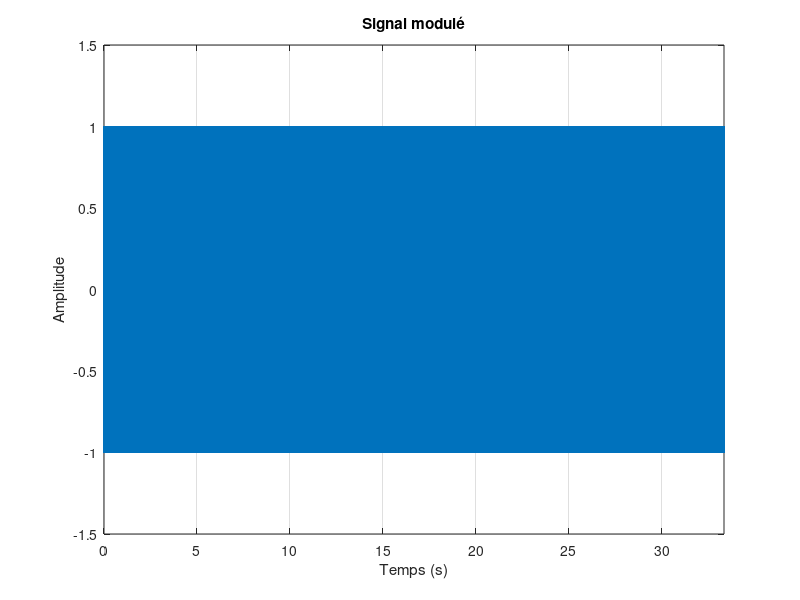
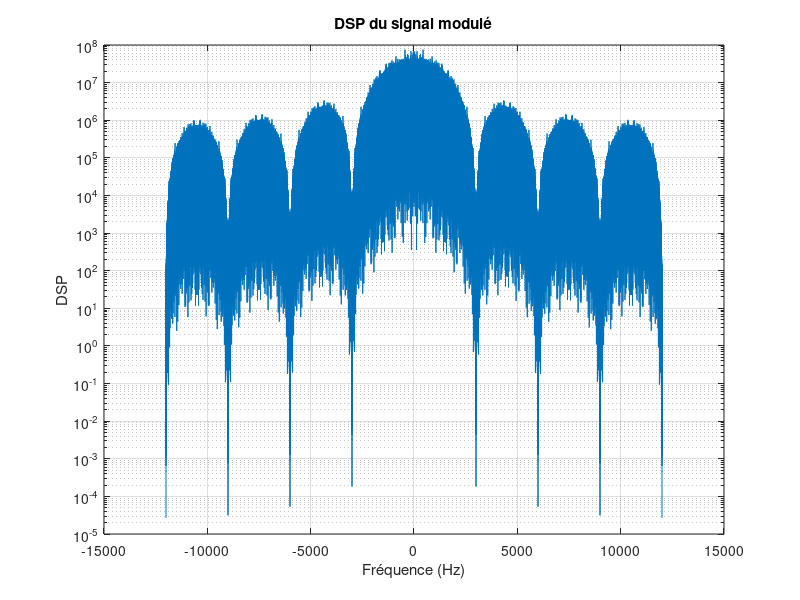
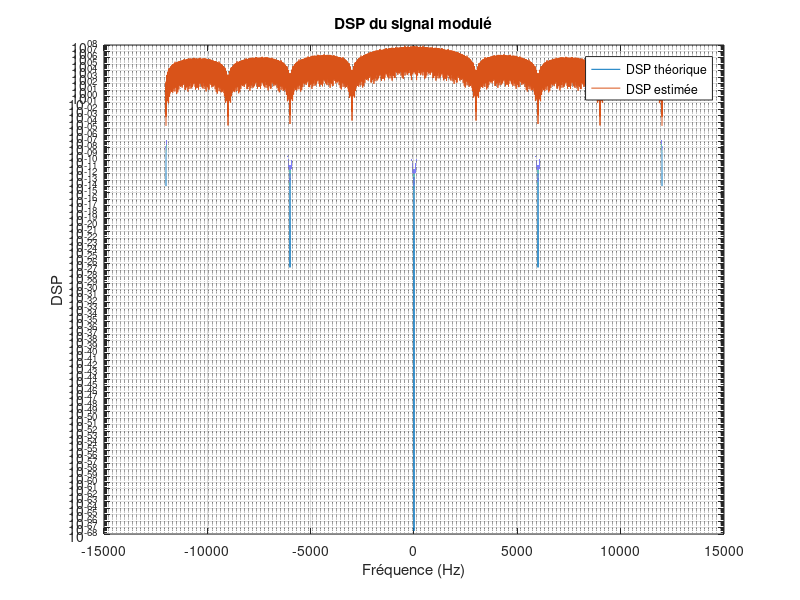

Recreate these plots in MATLAB, in order. (Note: this script raises an error after producing the figures.)
% Etude de modulateurs bande de base

clear;
close all;
clc;

% Les paramètres

Fe = 24000; % Fréquence d'échantillonnage
Rb = 3000; % Débit binaire
Tb = 1/Rb; % Période d'échantillonnage
Te = 1/Fe; % Période d'échantillonnage
N = 100000; % Nombre de bits
Rs = 1/Tb; % Fréquence de symbole
bits = randi([0 1],1,N); % Génération de N bits aléatoires
Ts = 1/Rs; % Période de symbole
Ns = Ts/Te; % Nombre d'échantillons par symbole

%% Modulateur 1 :

% Mapping
symboles1 = 2*bits-1;

% Sur-échantillonnage
signal_sur_echantillonne1 = kron(symboles1,[1, zeros(1,Ns-1)]);

% Vecteur temps
temps1 = 0:Te:(length(signal_sur_echantillonne1)-1)*Te;

% Filtrage
h1 = ones(1,Ns);
x1 = filter(h1,1,signal_sur_echantillonne1);

figure;
plot(temps1,x1);
title('Signal modulé');
xlabel('Temps (s)');
ylabel('Amplitude');
axis([0 N*Tb -1.5 1.5]);
grid on;

% Densité spectrale de puissance
figure;
% DSP = pwelch(x,[],[],[],Fe); (Marche mal)
NFFT1 = 2^nextpow2(length(x1));
DSP1 = abs(fft(x1,NFFT1)).^2;
f = linspace(-Fe/2,Fe/2,length(DSP1));
semilogy(f,fftshift(DSP1));
title('DSP du signal modulé');
xlabel('Fréquence (Hz)');
ylabel('DSP');
grid on;

% Tracés superposes sur une mˆeme figure de la DSP estim ́ee du signal g ́en ́er ́e et de sa DSP th ́eorique.
figure;
% DSP_th1 = (1/Tb)*rectpuls(f,Tb);
DSP_th1 = (Ts*(sin(pi*f*Ts/2)).^4)./((pi*f*Ts/2).^2);
semilogy(f,fftshift(DSP_th1));
hold on;
semilogy(f,fftshift(DSP1));
title('DSP du signal modulé');
xlabel('Fréquence (Hz)');
ylabel('DSP');
legend('DSP théorique','DSP estimée');
grid on;

%% Modulateur 2 :

% Les symboles
LesSymboles = [-3 -1 3 1];

% Mapping 4-aires
symboles2 = LesSymboles*(1+bi2de(reshape(bits,2,N/2).','left-msb'));

% Sur-échantillonnage
signal_sur_echantillonne2 = kron(symboles2,[1, zeros(1,Ns-1)]);

% Vecteur temps
temps2 = 0:Te:(length(signal_sur_echantillonne2)-1)*Te;

% Filtrage
h2 = ones(1,Ns);
x2 = filter(h2,1,signal_sur_echantillonne2);

figure;
plot(temps2,x2);
title('Signal modulé');
xlabel('Temps (s)');
ylabel('Amplitude');
axis([0 N*Tb -1.5 1.5]);
grid on;

% Densité spectrale de puissance
figure;
% DSP2 = pwelch(x2,[],[],[],Fe); (Marche mal)
NFFT2 = 2^nextpow2(length(x2));
DSP2 = abs(fft(x2,NFFT2)).^2;
f = linspace(-Fe/2,Fe/2,length(DSP2));
semilogy(f,fftshift(DSP2));
title('DSP du signal modulé');
xlabel('Fréquence (Hz)');
ylabel('DSP');
grid on;

% Tracés superposes sur une mˆeme figure de la DSP estim ́ee du signal g ́en ́er ́e et de sa DSP th ́eorique.
figure;
% DSP_th2 = (1/Tb)*rectpuls(f,Tb);
DSP_th2 = (Ts*(sin(pi*f*Ts/2)).^4)./((pi*f*Ts/2).^2);
semilogy(f,fftshift(DSP_th2));
hold on;
semilogy(f,fftshift(DSP2));
title('DSP du signal modulé');
xlabel('Fréquence (Hz)');
ylabel('DSP');
legend('DSP théorique','DSP estimée');
grid on;

%% Modulateur 3 :

% Facteur de suréchantillonnage
alpha = 0.5;

% Mapping
symboles3 = 2*bits - 1;

% Sur-échantillonnage
signal_sur_echantillonne3 = kron(symboles3,[1, zeros(1,Ns-1)]);

% Vecteur temps
temps3 = 0:Te:(length(signal_sur_echantillonne3)-1)*Te;

% Filtrage
h3 = rcosdesign(alpha,8,Ns,'sqrt');
x3 = filter(h3,1,signal_sur_echantillonne3);

figure;
plot(temps3,x3);
title('Signal modulé');
xlabel('Temps (s)');
ylabel('Amplitude');
axis([0 N*Tb -1.5 1.5]);
grid on;

% Densité spectrale de puissance
figure;
% DSP3 = pwelch(x3,[],[],[],Fe); (Marche mal)
NFFT3 = 2^nextpow2(length(x3));
DSP3 = abs(fft(x3,NFFT3)).^2;
f = linspace(-Fe/2,Fe/2,length(DSP3));
semilogy(f,fftshift(DSP));
title('DSP du signal modulé');
xlabel('Fréquence (Hz)');
ylabel('DSP');
grid on;

% Traces superposes sur une meme figure de la DSP estim ́ee du signal g ́en ́er ́e et de sa DSP th ́eorique.
F_limite_1 = (1-alpha)/2*Ts;
F_limite_2 = (1+alpha)/2*Ts;
DSP_th = zeros(1,length(f));
variance_symbole_emis = 1;
DSP_th(abs(f) <= F_limite_1) = variance_symbole_emis;
DSP_th(F_limite_1 <= abs(f) & abs(f) <= F_limite_2) = variance_symbole_emis/2 * (1 + cos(pi*Ts/alpha*abs(f(F_limite_1 <= abs(f) & abs(f) <= F_limite_2))) - F_limite_1);
figure;
semilogy(f,fftshift(DSP_th));
hold on;
semilogy(f,fftshift(DSP3));
title('DSP du signal modulé');
xlabel('Fréquence (Hz)');
ylabel('DSP');
legend('DSP théorique','DSP estimée');
grid on;

% Tracé superposée des DSP des différents signaux générées pour un meme débit binaire
semilogy(f,fftshift(DSP_th1));
hold on;
semilogy(f,fftshift(DSP_th2));
semilogy(f,fftshift(DSP_th3));
title('DSP du signal modulé');
xlabel('Fréquence (Hz)');
ylabel('DSP');
legend('DSP théorique 1','DSP théorique 2','DSP théorique 3');
grid on;





